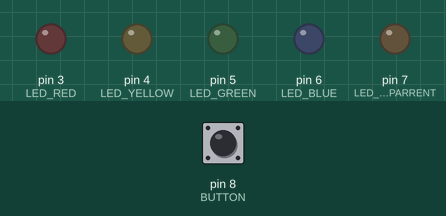
This program was run on a simulated Arduino Nano, built with avr-gcc and run on an emulated ATmega328P. Parts: output pins drawn as LEDs (lit = HIGH). Inputs (shaded band) come from the test bench; at power-on: pin 8 (BUTTON) LOW.

Above: at 1.2 s.
1.3 s: pin 8 (BUTTON) pulled HIGH for 0.15 s
At 2.6 s:
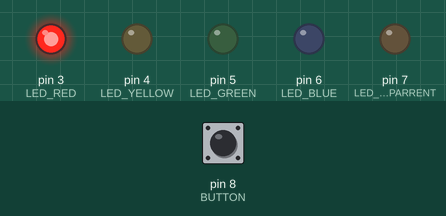
At 4.22 s:
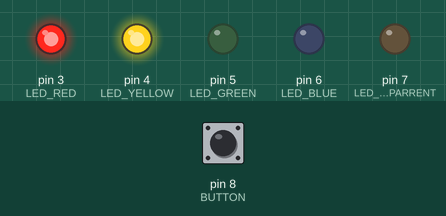
4.4 s: pin 8 (BUTTON) pulled HIGH for 1 s
At 5.2 s:
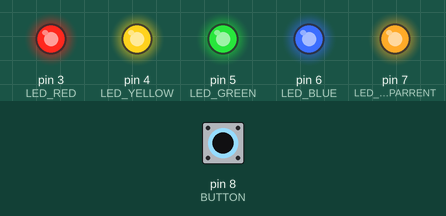
8.4 s: pin 8 (BUTTON) pulled HIGH for 3.2 s
Timing chart, 0 to 26.1 s (numbered marks = the images above; inputs shaded):
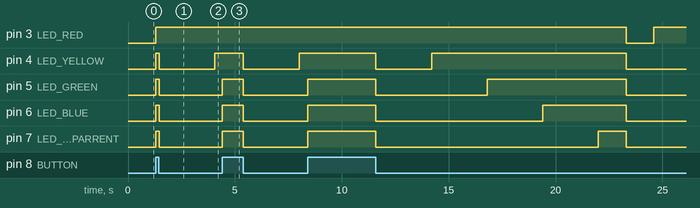

Measured:
- after the input at 1.3 s, pin 4 (LED_YELLOW): LOW → HIGH after 0.00 s instead of 2.6 s; pin 5 (LED_GREEN), pin 6 (LED_BLUE), pin 7 (LED_TRANSPARRENT): LOW → HIGH at once, → LOW 0.15 s later
- after the input at 4.4 s, pin 4 (LED_YELLOW): HIGH → LOW after 1.0 s, → HIGH 2.6 s later; pin 5 (LED_GREEN): LOW → HIGH after 0.00 s instead of 2.3 s; pin 6 (LED_BLUE), pin 7 (LED_TRANSPARRENT): LOW → HIGH at once, → LOW 1.0 s later

The program:

main.cpp
```cpp
#include <Arduino.h>

#define LED_RED 3
#define LED_YELLOW 4
#define LED_GREEN 5
#define LED_BLUE 6
#define LED_TRANSPARRENT 7
#define BUTTON 8
#define TERMISTOR 0

long int ledTimer = 0;
bool buttonState = false;
int tSensorPin = A0;

void turnLightOff() {
  digitalWrite(LED_RED, LOW);
  digitalWrite(LED_YELLOW, LOW);
  digitalWrite(LED_GREEN, LOW);
  digitalWrite(LED_BLUE, LOW);
  digitalWrite(LED_TRANSPARRENT, LOW);
}

void turnLightOn() {
  digitalWrite(LED_RED, HIGH);
  digitalWrite(LED_YELLOW, HIGH);
  digitalWrite(LED_GREEN, HIGH);
  digitalWrite(LED_BLUE, HIGH);
  digitalWrite(LED_TRANSPARRENT, HIGH);
}

void setup() {
  Serial.begin(9600);
  pinMode(BUTTON, INPUT);

  pinMode(LED_RED, OUTPUT);
  pinMode(LED_YELLOW, OUTPUT);
  pinMode(LED_GREEN, OUTPUT);
  pinMode(LED_BLUE, OUTPUT);
  pinMode(LED_TRANSPARRENT, OUTPUT);

  turnLightOff();
}

void loop() {
  ledTimer++;
  if (ledTimer > 1000000) {
    turnLightOff();
    ledTimer = 0;
  }
  if (digitalRead(BUTTON)) {
    buttonState = true;
    turnLightOn();
  } else if(buttonState) {
    buttonState = false;
    turnLightOff();
    ledTimer = 100000;
  }

  if (ledTimer == 100000) digitalWrite(LED_RED, HIGH);
  if (ledTimer == 300000) digitalWrite(LED_YELLOW, HIGH);
  if (ledTimer == 500000) digitalWrite(LED_GREEN, HIGH);
  if (ledTimer == 700000) digitalWrite(LED_BLUE, HIGH);
  if (ledTimer == 900000) digitalWrite(LED_TRANSPARRENT, HIGH);
  // Serial.println(analogRead(tSensorPin));
}
```
